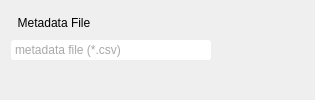
                 <widget class="QGroupBox" name="A_chooseCSV">
                  <property name="styleSheet">
                   <string notr="true">QGroupBox#A_chooseCSV {
    border-radius: 20px;
	background-color: rgba(193, 211, 239, 100);
	font-size: 14pt;
    font-weight: bold;
	/*padding-top: 36px;
	padding-left: 20px;
	padding-right: 20px;*/
	padding: 35% 15% 0%;
}

QGroupBox::title {
	background-color: transparent;
	padding-top: 16px;
	padding-left: 16px;
	color: black;
}


QGroupBox {
	border: transparent;
}
</string>
                  </property>
                  <property name="title">
                   <string>Metadata File</string>
                  </property>
                  <layout class="QVBoxLayout" name="verticalLayout_19">
                   <item>
                    <widget class="QGroupBox" name="A2_csvFilepath">
                     <property name="title">
                      <string/>
                     </property>
                     <layout class="QHBoxLayout" name="horizontalLayout_19">
                      <property name="leftMargin">
                       <number>0</number>
                      </property>
                      <item>
                       <widget class="QLineEdit" name="lineEdit_p3">
                        <property name="minimumSize">
                         <size>
                          <width>200</width>
                          <height>0</height>
                         </size>
                        </property>
                        <property name="toolTip">
                         <string>type or browse (note to self: check that file exists, if not spit the error out to the statusbar)</string>
                        </property>
                        <property name="styleSheet">
                         <string notr="true">QLineEdit
{
	background-color: white;
	color: #525251;
	/*border: 1px solid #051a39;*/
	border-radius: 3px;
	padding : 2px;
}</string>
                        </property>
                        <property name="text">
                         <string/>
                        </property>
                        <property name="dragEnabled">
                         <bool>false</bool>
                        </property>
                        <property name="placeholderText">
                         <string>metadata file (*.csv)</string>
                        </property>
                        <property name="clearButtonEnabled">
                         <bool>true</bool>
                        </property>
                       </widget>
                      </item>
                      <item>
                       <widget class="QPushButton" name="resetDefaultVal_btn">
                        <property name="cursor">
                         <cursorShape>PointingHandCursor</cursorShape>
                        </property>
                        <property name="styleSheet">
                         <string notr="true">/*background-color: white;*/
border-radius: 3px;
padding : 2px;</string>
                        </property>
                        <property name="text">
                         <string/>
                        </property>
                        <property name="icon">
                         <iconset>
                          <normaloff>:/icons/reset3-svgrepo-com.svg</normaloff>:/icons/reset3-svgrepo-com.svg</iconset>
                        </property>
                       </widget>
                      </item>
                      <item>
                       <widget class="QPushButton" name="pushButton_p3">
                        <property name="cursor">
                         <cursorShape>PointingHandCursor</cursorShape>
                        </property>
                        <property name="toolTip">
                         <string>browse or type</string>
                        </property>
                        <property name="styleSheet">
                         <string notr="true">/*border-image: url(:/icons/browsefilesicon.png);*/
/*background-color: white;*/ /*this would keep it always white, even on hover and when pressed*/
border-radius: 3px;
padding : 2px;</string>
                        </property>
                        <property name="text">
                         <string/>
                        </property>
                        <property name="icon">
                         <iconset>
                          <normaloff>:/icons/browsefilesicon_zoomed.png</normaloff>:/icons/browsefilesicon_zoomed.png</iconset>
                        </property>
                       </widget>
                      </item>
                     </layout>
                    </widget>
                   </item>
                  </layout>
                 </widget>
